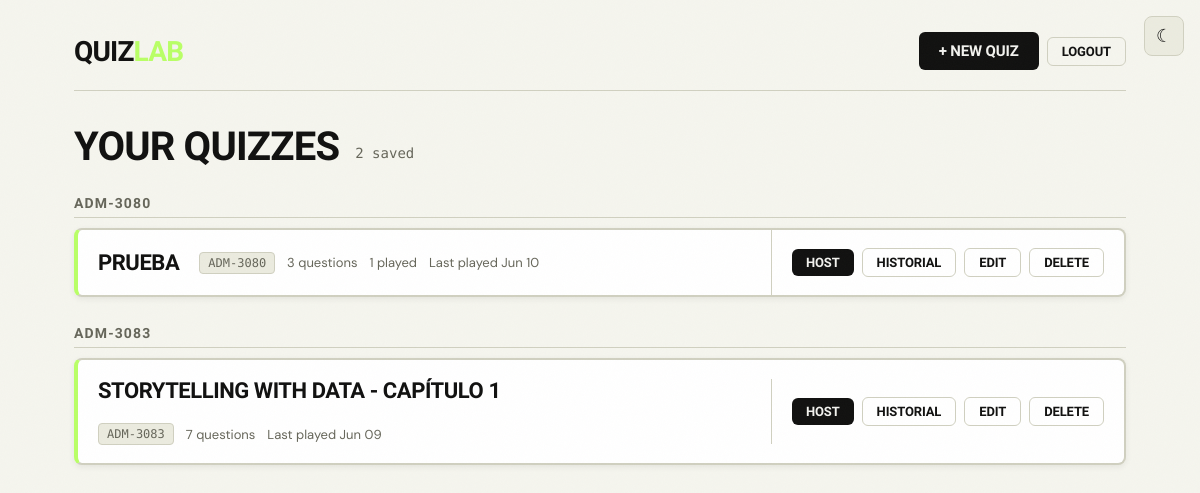
Screenshot of /admin/dashboard (signed in) with the database file from the repository.
### models.py (models this page shows)
class Quiz(SQLModel, table=True):
    id: Optional[int] = Field(default=None, primary_key=True)
    name: str
    course_tag: Optional[str] = None
    read_time: int = Field(default=5)
    created_at: datetime = Field(default_factory=datetime.utcnow)
    last_played: Optional[datetime] = None

### main.py (the view)
@app.get("/admin/dashboard", response_class=HTMLResponse)
async def admin_dashboard(request: Request, db: Session = Depends(get_session)):
    if not request.session.get("admin"):
        return RedirectResponse("/admin/login")
    quizzes = db.exec(select(Quiz).order_by(Quiz.created_at.desc())).all()
    quizzes_data = []
    for quiz in quizzes:
        count = len(db.exec(select(Question).where(Question.quiz_id == quiz.id)).all())
        play_count = len(db.exec(select(QuizSession).where(QuizSession.quiz_id == quiz.id)).all())
        quizzes_data.append(
            {
                "id": quiz.id,
                "name": quiz.name,
                "course_tag": quiz.course_tag,
                "question_count": count,
                "last_played": quiz.last_played,
                "play_count": play_count,
            }
        )
    groups_dict: dict = {}
    for q in quizzes_data:
        tag = q["course_tag"] or "Sin materia"
        if tag not in groups_dict:
            groups_dict[tag] = []
        groups_dict[tag].append(q)
    sorted_tags = sorted(t for t in groups_dict if t != "Sin materia")
    if "Sin materia" in groups_dict:
        sorted_tags.append("Sin materia")
    quiz_groups = [{"tag": t, "quizzes": groups_dict[t]} for t in sorted_tags]
    return templates.TemplateResponse(
        "admin_dashboard.html", {
            "request": request,
            "quiz_groups": quiz_groups,
            "quiz_count": len(quizzes_data),
        }
    )

### templates/admin_dashboard.html (shortened to what this page needs)
{% extends "base.html" %}
{% block extra_css %}<link rel="stylesheet" href="/static/css/admin.css">{% endblock %}
{% block content %}
<div class="admin-wrap">
  <nav class="admin-nav">
    <a href="/admin/dashboard" class="logo">Quiz<span>Lab</span></a>
    <div class="nav-links">
      <a href="/admin/quiz/new" class="btn btn-primary">+ New Quiz</a>
      <a href="/admin/logout" class="btn btn-ghost btn-sm">Logout</a>
    </div>
  </nav>
  <div class="dash-header">
    <h1>Your Quizzes</h1>
    <span class="count">{{ quiz_count }} saved</span>
  </div>
  {% if quiz_groups %}
  {% for group in quiz_groups %}
  <h3 class="course-group-heading">{{ group.tag }}</h3>
  <div class="quiz-list">
    {% for quiz in group.quizzes %}
    <div class="quiz-card">
      <div class="quiz-card-body">
        <span class="quiz-name">{{ quiz.name }}</span>
        <div class="quiz-meta">
          {% if quiz.course_tag %}
          <span class="tag">{{ quiz.course_tag }}</span>
          {% endif %}
          <span class="quiz-stat">{{ quiz.question_count }} question{{ 's' if quiz.question_count != 1 }}</span>
          {% if quiz.play_count > 0 %}
          <span class="quiz-stat text-muted">{{ quiz.play_count }} played</span>
          {% endif %}
          {% if quiz.last_played %}
          <span class="quiz-stat text-muted">Last played {{ quiz.last_played.strftime('%b %d') }}</span>
          {% endif %}
        </div>
      </div>
      <div class="quiz-card-actions">
        <a href="/admin/host/{{ quiz.id }}" class="btn btn-primary btn-sm">Host</a>
        <a href="/admin/quiz/{{ quiz.id }}/history" class="btn btn-ghost btn-sm">Historial</a>
        <a href="/admin/quiz/{{ quiz.id }}/edit" class="btn btn-ghost btn-sm">Edit</a>
        <button class="btn btn-ghost btn-sm" onclick="deleteQuiz({{ quiz.id }}, '{{ quiz.name|replace("'", "\\'") }}')">Delete</button>
      </div>
    </div>
    {% endfor %}
  </div>
  {% endfor %}
  {% else %}
  <div class="empty-state">
    <h2>No quizzes yet</h2>
    <p>Create your first quiz to get started.</p>
    <a href="/admin/quiz/new" class="btn btn-primary btn-lg">+ Create Quiz</a>
  </div>
  {% endif %}
</div>
{% endblock %}

### static/css/base.css (style rules this page uses)
:root, [data-theme="dark"] { --bg: #090909; --surface: #111118; --surface-2: #1a1a26; --border: #2a2a3c; --text: #F2F2EE; --text-muted: #777780; --lime: #B9FF66; --fire: #FF6B35; --violet: #7B61FF; --answer-a: #FF4B6E; --answer-b: #4B9EFF; --answer-c: #FFD166; --answer-d: #06D6A0; --answer-e: #9B5DE5; --answer-f: #F15BB5; --shadow: rgba(185, 255, 102, 0.08); --grain: 0.04; --btn-primary-bg: var(--lime); --btn-primary-text: #111110; }
[data-theme="light"] { --bg: #F5F5EE; --surface: #FFFFFF; --surface-2: #EBEBDF; --border: #D0D0C0; --text: #111110; --text-muted: #66665A; --lime: #B9FF66; --fire: #D94F00; --violet: #5A40EE; --answer-a: #C4003A; --answer-b: #0055C4; --answer-c: #A07000; --answer-d: #006B4F; --answer-e: #7A3DBF; --answer-f: #C4006B; --shadow: rgba(0, 0, 0, 0.07); --grain: 0.025; --btn-primary-bg: #111110; --btn-primary-text: #F2F2EE; }
*, *::before, *::after { box-sizing: border-box; margin: 0; padding: 0; }
html { font-size: 16px; }
body { font-family: 'DM Sans', sans-serif; background: var(--bg); color: var(--text); min-height: 100vh; transition: background-color 0.25s ease, color 0.25s ease; overflow-x: hidden; }
body::after { content: ''; position: fixed; inset: 0; pointer-events: none; z-index: 9999; opacity: var(--grain); background-repeat: repeat; }
h1, h2, h3, h4, h5, h6, .label-font { font-family: 'Barlow Condensed', sans-serif; font-weight: 900; text-transform: uppercase; letter-spacing: -0.02em; }
.btn { display: inline-flex; align-items: center; justify-content: center; gap: 8px; padding: 10px 20px; border: none; border-radius: 6px; cursor: pointer; font-family: 'Barlow Condensed', sans-serif; font-weight: 900; font-size: 15px; letter-spacing: -0.01em; text-transform: uppercase; text-decoration: none; transition: transform 0.1s ease, opacity 0.15s ease; white-space: nowrap; }
.btn-primary { background: var(--btn-primary-bg); color: var(--btn-primary-text); }
.btn-ghost { background: transparent; color: var(--text); border: 1px solid var(--border); }
.btn-sm { padding: 6px 14px; font-size: 13px; }
.logo { font-family: 'Barlow Condensed', sans-serif; font-weight: 900; font-size: 28px; text-transform: uppercase; letter-spacing: -0.03em; color: var(--text); text-decoration: none; }
.logo span { color: var(--lime); }
.card, .btn, nav, header, footer { transition: background-color 0.25s ease, border-color 0.25s ease, color 0.25s ease; }
.text-muted { color: var(--text-muted); }

### static/css/admin.css (style rules this page uses)
.admin-wrap { max-width: 1100px; margin: 0 auto; padding: 32px 24px 80px; }
.admin-nav { display: flex; align-items: center; gap: 16px; margin-bottom: 36px; padding-bottom: 20px; border-bottom: 1px solid var(--border); }
.admin-nav .logo { flex: 1; }
.nav-links { display: flex; gap: 8px; align-items: center; }
.dash-header { display: flex; align-items: flex-end; gap: 16px; margin-bottom: 28px; }
.dash-header h1 { font-size: 40px; line-height: 1; }
.dash-header .count { font-family: 'Syne Mono', monospace; font-size: 14px; color: var(--text-muted); margin-bottom: 6px; }
.course-group-heading { font-size: 14px; color: var(--text-muted); text-transform: uppercase; letter-spacing: 0.08em; margin: 28px 0 10px; padding-bottom: 6px; border-bottom: 1px solid var(--border); }
.course-group-heading:first-of-type { margin-top: 0; }
.quiz-list { display: flex; flex-direction: column; gap: 10px; }
.quiz-card { display: flex; align-items: center; gap: 0; background: var(--surface); border: 1px solid var(--border); border-left: 4px solid var(--lime); border-radius: 8px; overflow: hidden; transition: border-color 0.15s ease; }
[data-theme="light"] .quiz-card { border: 2px solid var(--border); border-left: 4px solid var(--lime); box-shadow: 0 2px 6px var(--shadow); }
.quiz-card-body { flex: 1; padding: 18px 20px; display: flex; align-items: center; gap: 20px; flex-wrap: wrap; }
.quiz-name { font-family: 'Barlow Condensed', sans-serif; font-weight: 900; font-size: 22px; text-transform: uppercase; letter-spacing: -0.02em; color: var(--text); }
.quiz-meta { display: flex; align-items: center; gap: 12px; flex-wrap: wrap; }
.tag { font-family: 'Syne Mono', monospace; font-size: 12px; color: var(--text-muted); background: var(--surface-2); padding: 3px 8px; border-radius: 4px; border: 1px solid var(--border); }
.quiz-stat { font-size: 13px; color: var(--text-muted); }
.quiz-card-actions { display: flex; align-items: center; gap: 8px; padding: 18px 20px; border-left: 1px solid var(--border); }

### rows the page displays
Quiz: tag "ADM-3080", name "PRUEBA", course_tag "ADM-3080", question_count "3", question_count "s", play_count "1", last_played "Jun 10"
Quiz: tag "ADM-3083", name "STORYTELLING WITH DATA - CAPÍTULO 1", course_tag "ADM-3083", question_count "7", question_count "s", last_played "Jun 09"

### other values shown
{{ quiz_count }} "2"
